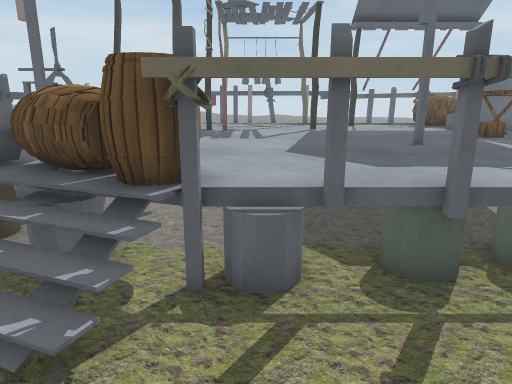
view 1 (above)

16 first-person views from a walk through a scene from a Unity 3-D project. The camera is 1.4 m above the floor, tilts 14° down and sees 70° across. The floor is counted in squares, 0.5 m on a side. Each view is taken from the middle of a square. On the plan, view 1 faces up. The plan holds only what a view shows up to about 20 squares ahead; the rest is blank. The place goes on beyond the plan. Some surface patterns are stand-ins.

view 2
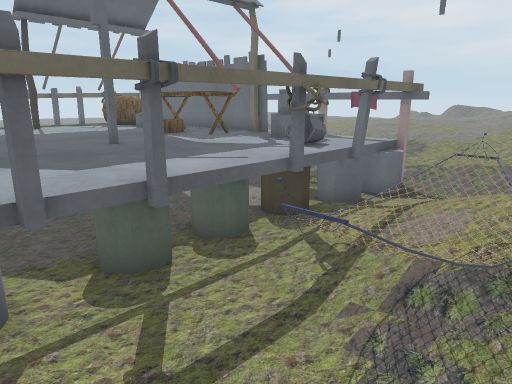

view 3
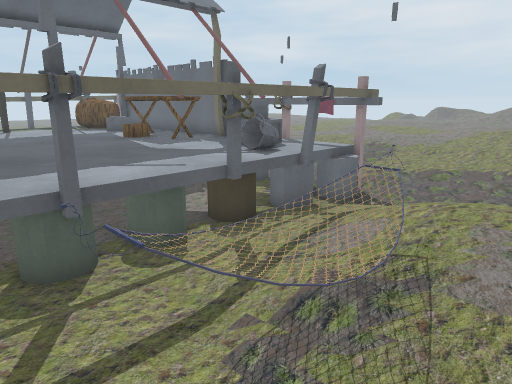

view 4
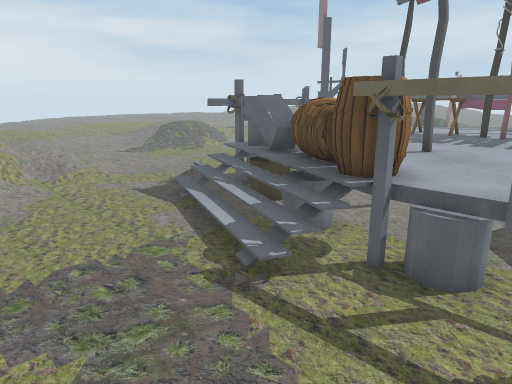

view 5
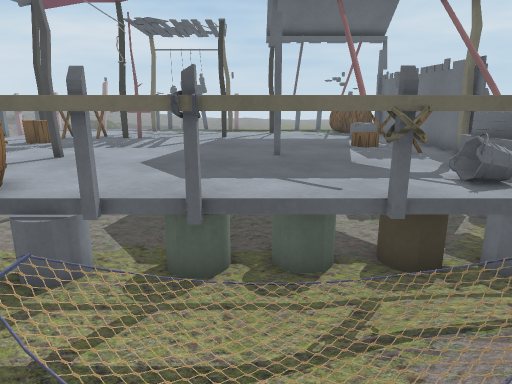

view 6
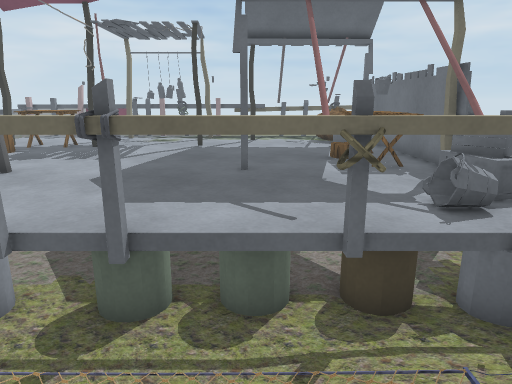

view 7
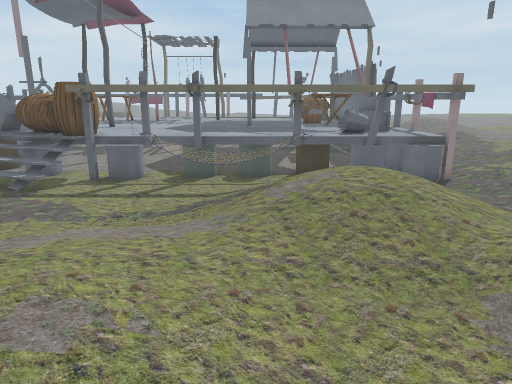

view 8
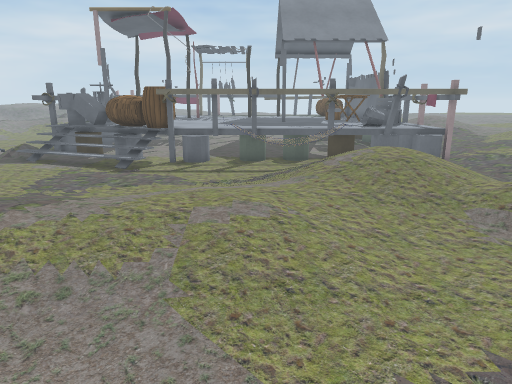

view 9
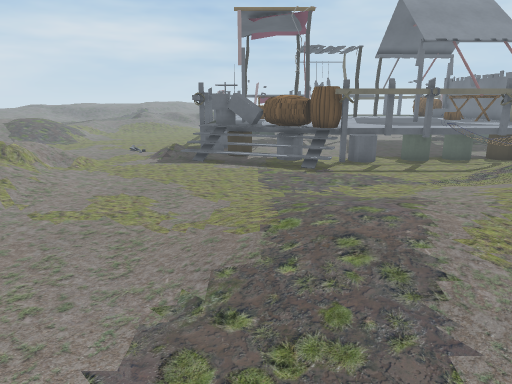

view 10
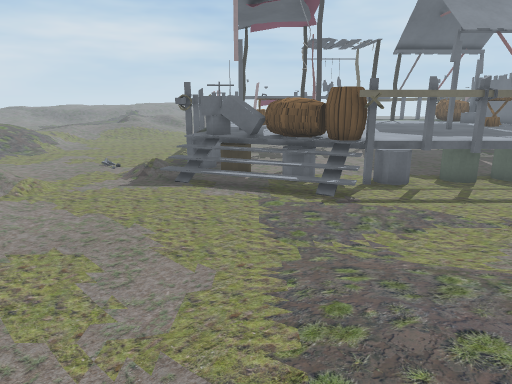

view 11
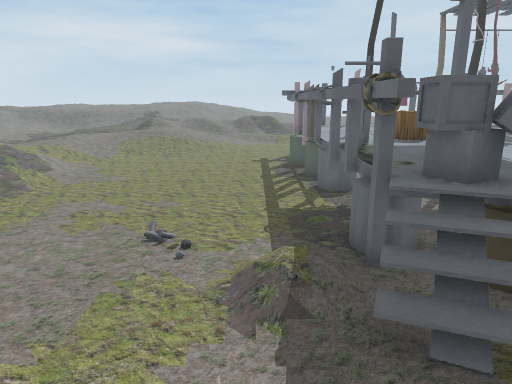

view 12
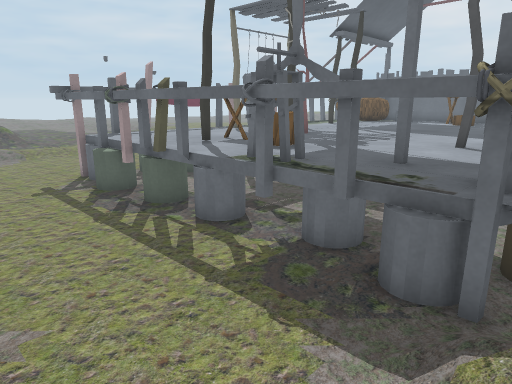

view 13
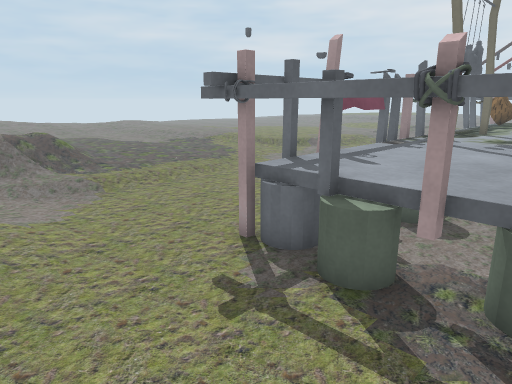

view 14
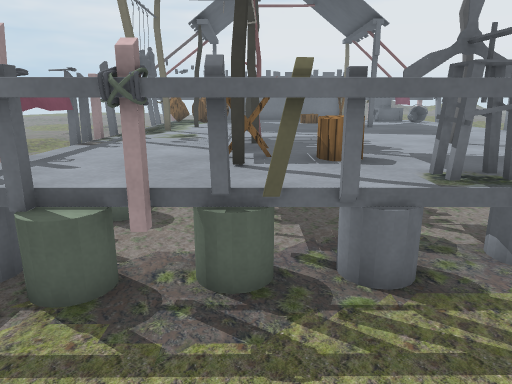

view 15
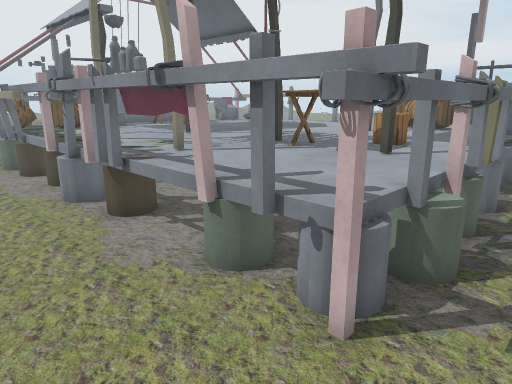

view 16
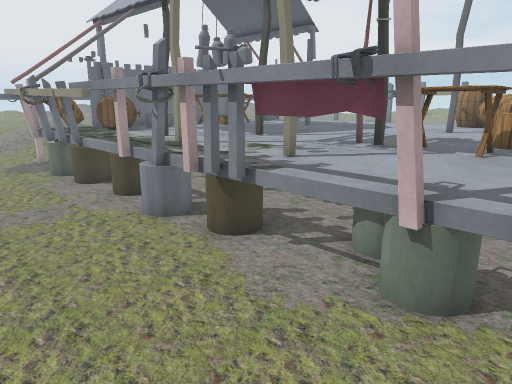

### Floor plan
Key: @ floor where view 1 was taken; # wall or solid block; . main floor; : floor 0.25 m higher than the main floor; + floor 0.5 m higher than the main floor; * floor 0.75 m higher than the main floor; / step, stairs or slope; = window, fence, low wall or low ledge; ^ raised ledge; v drop or lower ground; H house; B barrel; T table; F fan; C chair; L column; U bucket; E bed; O other object.
Columns run from 13 left of view 1 to 17 right of it. Each row starts with its distance up from view 1.
 35        :::
 34       :::::
 33       ::::::
 32       :::::::
 31    **/::::::::
 30   ////:::::::..
 29   //::::::::...
 28   :/::::.......
 27   .........
 26   ..........
 25  :...............
 24  :...................
 23  .........................
 22 ....HHHHHHHHHHHHHHHHHHOHHH .:/
 21 .....HHHHHHHHHHHHHHHHHOCH=..//
 20 .....HHHHHHH^^^HH^^^^^OC^= //
 19 .....HHHHHHH^^^^^^H^^BO#H=
 18 .....HHHHHH^^^^^^^^^^BB#H
 17 .....HHHTTTHHHHHHHHHHH#HH
 16 .....HHHTTTHHHHHHHHHHHHHH
 15 .....HHHCTTHHHHHHHHHHHHHH
 14 .....HHHCCHHHHHHHHHHHTTTH
 13 .....H=FHHHHHHHHHHHHHCT H
 12 .....HFFHHHHHHHHHHHHHTTTHH
 11 .....H^HHHHHHHHHHHHHHTTTHH  :::
 10 .....H^HH  HHHHHHHHHHHHHHH  :::
  9 .....H^Hv   HHHHHHHHHHHHHO.::::
  8 ...//LOvv   HHHHHHHHHHH HO.::::
  7 ...//H O BBBBHHHHHHHHUUHHH.::::
  6 .....////BBBBHHHHHHHHUUHHH.::::
  5 /...../////BLHHHHHHLLHHHHH.::::
  4 :.......////.............H.::::
  3 /........../.......:///:...:::+
  2 /..............EE+EE+/  ...::++
  1 :..............E***/+++/:..::
  0 ::...........@...::+**//:
 -1 ::..............::/+++//
 -2  ............::::::://::
 -3  ........::::::::::://::
 -4   ......::::::::::::../
 -5    .....:::::::::::...
 -6    .....::::::::::....
 -7     ....:::::::::....
 -8      ....::: .......
 -9      ....... .......
-10
-11
-12         .       .

Positions as (right, up) in squares from view 1, and headings:
1: (0, 0), facing up
2: (0, 0), facing up-right
3: (1, -1), facing up-right
4: (2, -1), facing up-left
5: (4, -1), facing up
6: (5, 0), facing up
7: (5, -8), facing up
8: (3, -12), facing up
9: (-5, -12), facing up
10: (-5, -8), facing up
11: (-10, 2), facing up
12: (-13, 7), facing up-right
13: (-13, 16), facing up-right
14: (-13, 16), facing right
15: (-10, 25), facing down-right
16: (-7, 26), facing down-right
